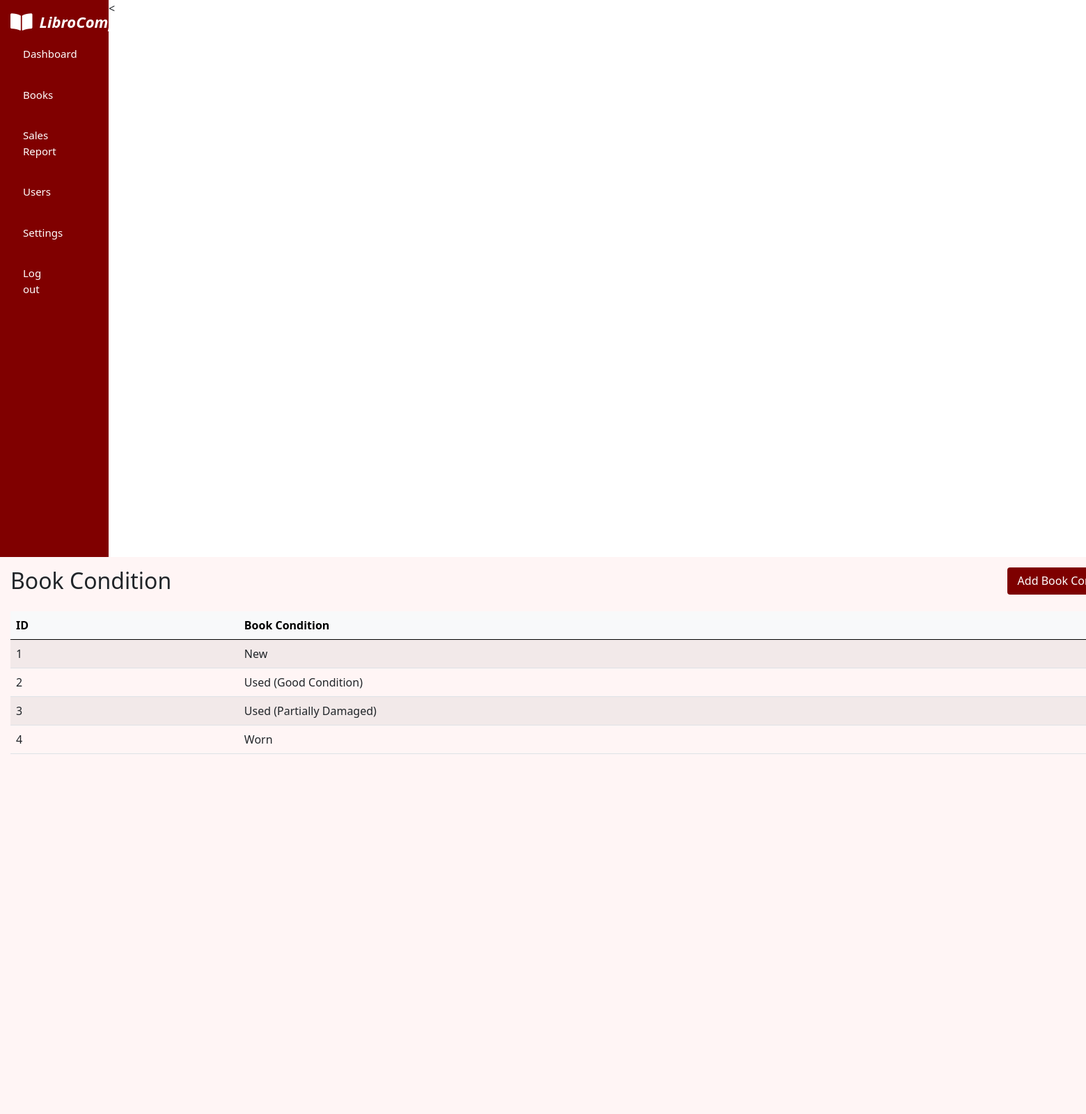
The app's page /libro_compartir/book_condition.php with its own data.
### tables this page shows
CREATE TABLE `tblbook_condition` (
  `condition_id` int(11) NOT NULL,
  `book_condition` varchar(50) NOT NULL
);

### libro_compartir/book_condition.php (the view, shortened to what this page needs)
<!DOCTYPE html>
<html lang="en">
  <head>
    <link href="https://cdn.jsdelivr.net/npm/bootstrap@5.0.2/dist/css/bootstrap.min.css" rel="stylesheet">
  <link rel="stylesheet" href="dashboard.css" />
    <link
      rel="stylesheet"
      href="https://cdnjs.cloudflare.com/ajax/libs/font-awesome/5.15.4/css/all.min.css"
    />
  </head>
  <body>
    <main>
      <div class="sidebar">
         <div class="brand-logo">
<i class="fas fa-book-open"></i>
  <span>LibroCompartir</span>
</div>
        <button class="accordion" onclick="window.location.href='dashboard.php'">
          Dashboard
        </button>
        <button class="accordion">Books</button>
        <button class="accordion" onclick="window.location.href='sales_report.php'">
          Sales Report</button>
        <button class="accordion">Users</button>
        <button class="accordion">Settings</button>
        <button class="accordion" onclick="window.location.href='login.php'">
          Log out
        </button>
      </div>
      <div class="content">
    <h2 class="mb-4 d-flex justify-content-between">
       Book Condition &nbsp;&nbsp;&nbsp;&nbsp;&nbsp;&nbsp;&nbsp;&nbsp;&nbsp;&nbsp;&nbsp;&nbsp;&nbsp;&nbsp;&nbsp;&nbsp;&nbsp;&nbsp;&nbsp;&nbsp;&nbsp;&nbsp;&nbsp;&nbsp;&nbsp;
       &nbsp;&nbsp;&nbsp;&nbsp;&nbsp;&nbsp;&nbsp;&nbsp;&nbsp;&nbsp;&nbsp;&nbsp;&nbsp;&nbsp;&nbsp;&nbsp;&nbsp;&nbsp;&nbsp;&nbsp;&nbsp;&nbsp;&nbsp;&nbsp;&nbsp;&nbsp;&nbsp;&nbsp;&nbsp;&nbsp;
       &nbsp;&nbsp;&nbsp;&nbsp;&nbsp;&nbsp;&nbsp;&nbsp;&nbsp;&nbsp;&nbsp;&nbsp;&nbsp;&nbsp;&nbsp;&nbsp;&nbsp;
       <button class="btn-action"><a href="add_book_condition.php" style="color: white; text-decoration: none;">Add Book Condition</a></button>
    </h2>
    <div class="table-responsive">
        <table id="booksTable" class="table table-striped table-hover">
            <thead class="table-light">
                <tr>
                    <th>ID</th>
                   <th>Book Condition</th>
                </tr>
            </thead>
            <tbody>
                <?php
                include('config.php');
                $sql = "SELECT condition_id, book_condition
                        FROM tblbook_condition";
                $result = $conn->query($sql);
                if ($result->num_rows > 0) {
                    while ($row = $result->fetch_assoc()) {
                        echo "<tr>";
                        echo "<td>" . $row["condition_id"] . "</td>";
                        echo "<td>" . $row["book_condition"] . "</td>";
                        echo "</tr>";
                    }
                } else {
                    echo "<tr><td colspan='7' class='text-center'>No category found</td></tr>";
                }
                ?>
            </tbody>
        </table>
    </div>
</div>
  <
</html>

### libro_compartir/dashboard.css (style rules this page uses)
* { box-sizing: border-box; padding: 0; margin: 0; }
.sidebar { float: left; width: 10%; background-color: #800000; padding: 15px; height: 100vh; overflow-y: auto; color: white; }
.content { float: left; width: 150%; padding: 15px; height: 100vh; overflow-y: auto; background-color: #fff5f5; }
.accordion { background-color: #800000; color: white; cursor: pointer; padding: 18px; width: 50%; border: none; text-align: left; outline: none; font-size: 15px; transition: 0.4s; }

### libro_compartir/book_condition.php (style rules this page uses)
.btn-action { background-color: rgb(126, 0, 0); color: white; border: none; padding: 10px 15px; border-radius: 4px; cursor: pointer; font-size: 16px; margin-left: 15px; }
.brand-logo { display: flex; align-items: center; gap: 10px; color: white; font-size: 22px; font-weight: bold; font-style: italic; }
.brand-logo i { font-size: 28px; }

### records on screen
tblbook_condition: condition_id "1", book_condition "New"
tblbook_condition: condition_id "2", book_condition "Used (Good Condition)"
tblbook_condition: condition_id "3", book_condition "Used (Partially Damaged)"
tblbook_condition: condition_id "4", book_condition "Worn"
